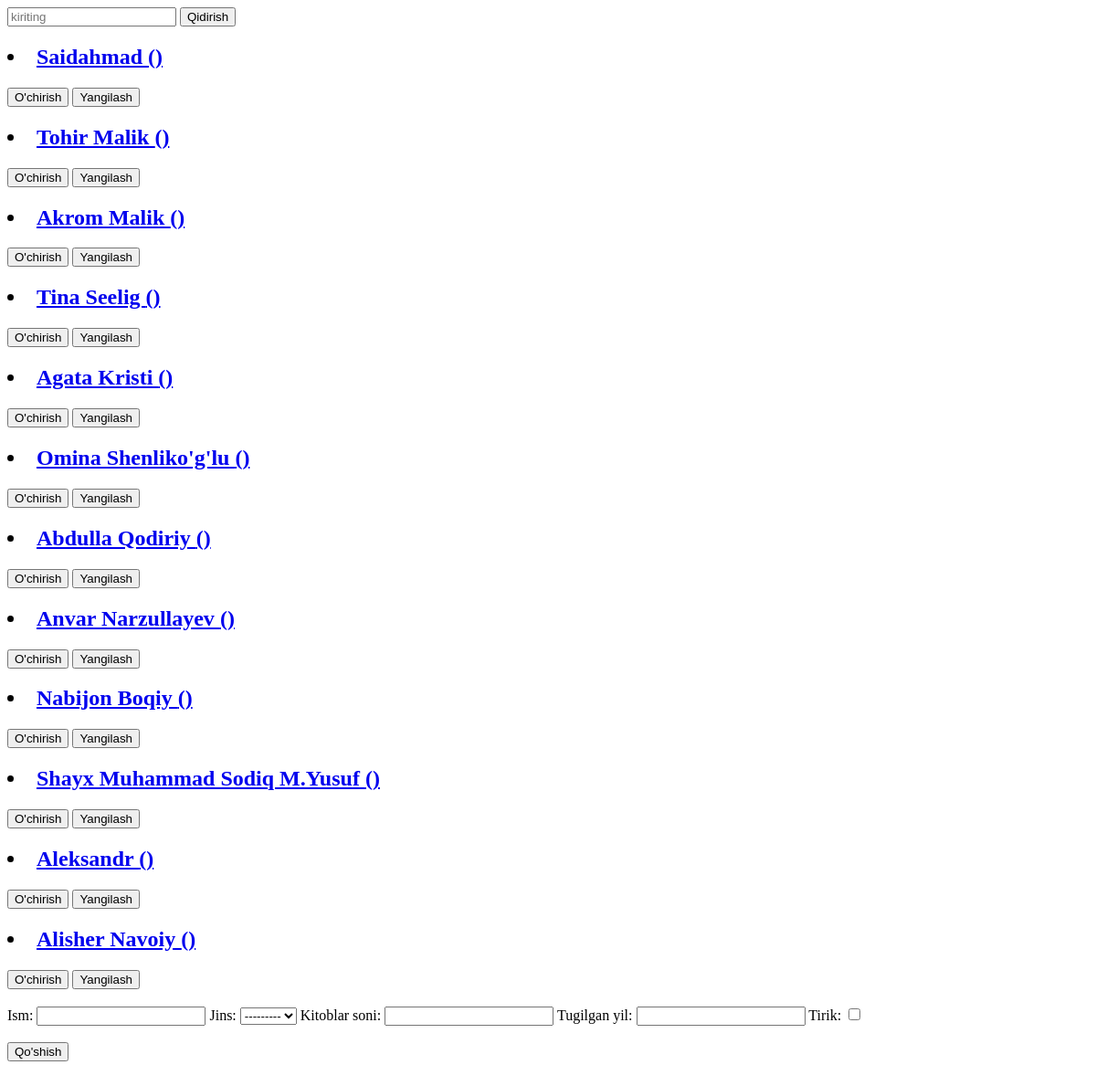
The app's page /muallif/, older data.
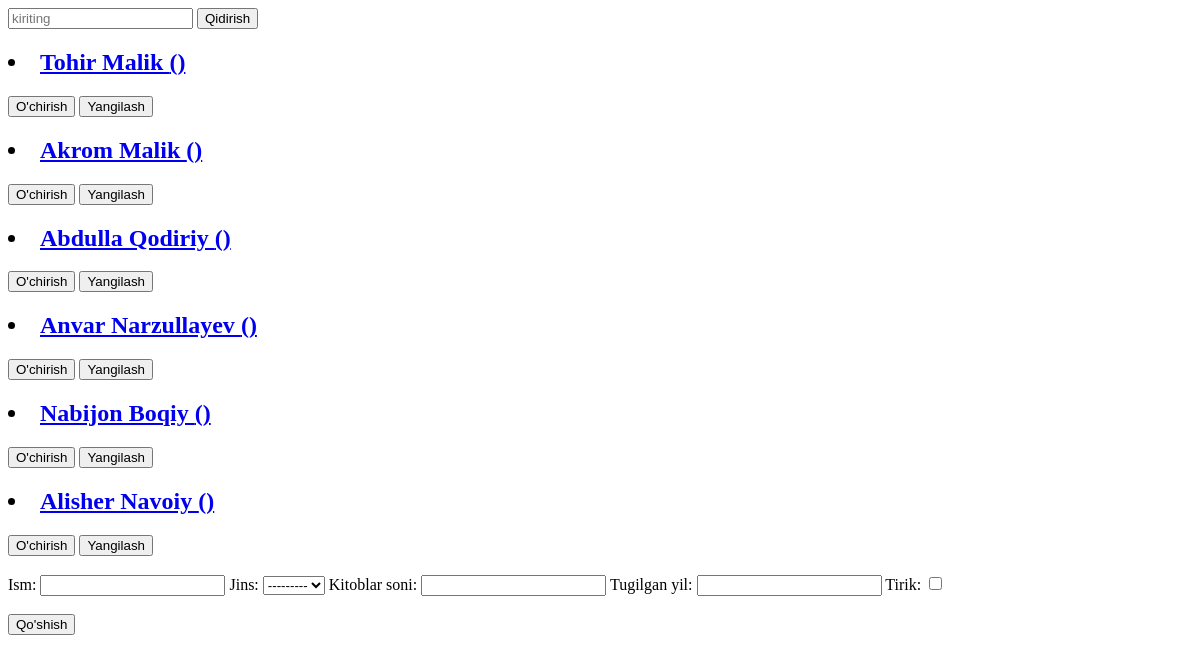
The same page, newer data.
### asosiy/models.py (models this page shows)
class Muallif(models.Model):
    ism = models.CharField(max_length=30)
    jins = models.CharField(max_length=10, choices=(("Erkak", "Erkak"), ("Ayol", "Ayol")))
    kitoblar_soni = models.PositiveSmallIntegerField()
    tugilgan_yil = models.DateField(blank=True, null=True)
    tirik = models.BooleanField(default=False)
    def __str__(self):
        return self.ism

### asosiy/views.py (the view)
# urls.py: path('muallif/', mualliflar),
def mualliflar(request):
    if request.method == 'POST':
        forma = MuallifForm(request.POST)
        if forma.is_valid():
            forma.save()
        return redirect('/muallif/')
    m = Muallif.objects.all()
    soz = request.GET.get("qidiruv_sozi")
    if soz is not None:
        m = Muallif.objects.filter(ism__contains=soz)
    data = {
        "books": m,
        "forma": MuallifForm()
    }
    return render(request, 'mashq/Mualliflar.html', data)

### asosiy/forms.py
class MuallifForm(forms.ModelForm):
    class Meta:
        model = Muallif
        fields = "__all__"

### templates/mashq/Mualliflar.html (shortened to what this page needs)
<!DOCTYPE html>
<html lang="en">
<head>
</head>
<body>
<form method="get">
    <input type="text" placeholder="kiriting" name="qidiruv_sozi">
    <button>Qidirish</button>
</form>
    {% for i in books %}
  <h2><li><a href="/tanlangan_muallif/{{i.id}}">{{ i }} ({{i.muallif.ism}})</a></li></h2>
    <a href="/muallif_ochir/{{i.id}}"><button>O'chirish</button></a>
    <a href="/muallif_update/{{i.id}}"><button>Yangilash</button></a>
    {% endfor %}
<br>
    <br>
    <form method="post">{% csrf_token %}
        {{ forma }}
         <br>
        <br>
        <button>Qo'shish</button>
    </form>
     <br>
    <br>
</body>
</html>

Row changes from the older to the newer data that the page shows:
removed Muallif: ism "Saidahmad"
removed Muallif: ism "Tina Seelig"
removed Muallif: ism "Agata Kristi"
removed Muallif: ism "Omina Shenliko'g'lu"
removed Muallif: ism "Shayx Muhammad Sodiq M.Yusuf"
removed Muallif: ism "Aleksandr"
